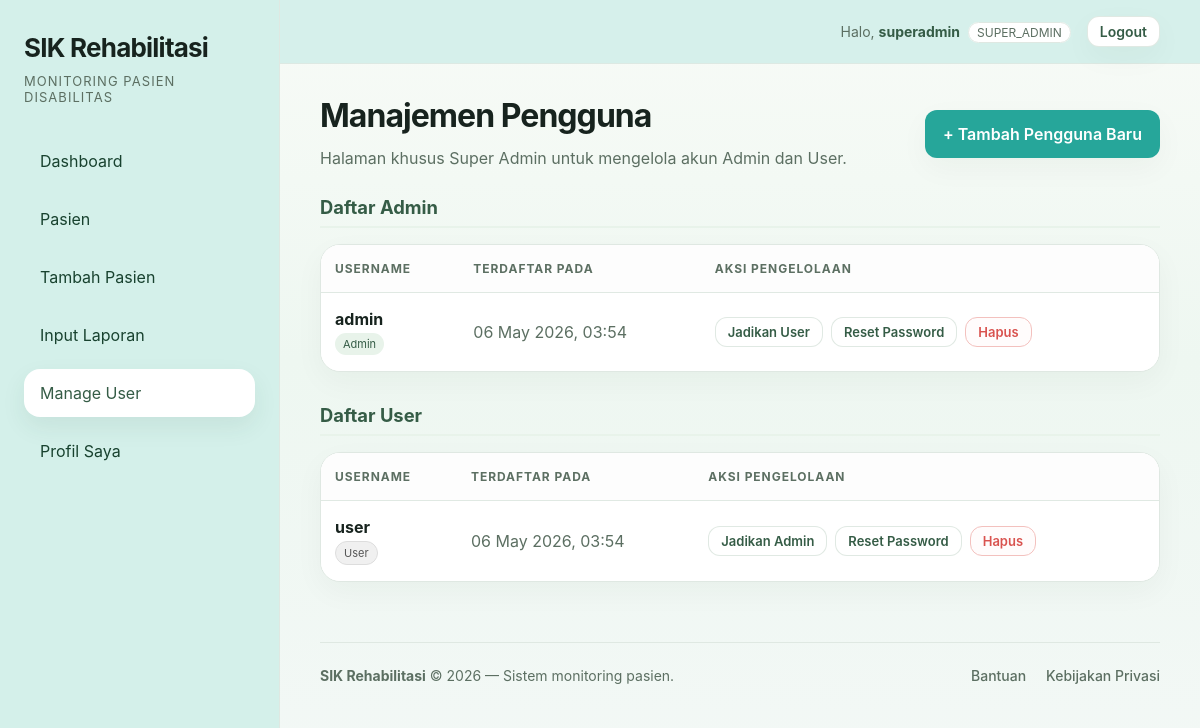
The page /manage-users.php (signed in) on the database its author committed.
### tables this page shows
CREATE TABLE IF NOT EXISTS users (
    id INT AUTO_INCREMENT PRIMARY KEY,
    username VARCHAR(50) NOT NULL UNIQUE,
    password VARCHAR(255) NOT NULL,
    role ENUM('super_admin', 'admin', 'user') NOT NULL DEFAULT 'user',
    patient_id INT DEFAULT NULL,
    created_at TIMESTAMP DEFAULT CURRENT_TIMESTAMP
);

### includes/functions.php (called while the page is built, shortened)
<?php
function h(?string $value): string
{
    return htmlspecialchars((string)$value, ENT_QUOTES, 'UTF-8');
}
?>

### manage-users.php (the view, shortened to what this page needs)
<?php
require 'includes/db.php';
require 'includes/functions.php';
$admins = $pdo->query("SELECT * FROM users WHERE role = 'admin' ORDER BY id DESC")->fetchAll();
$users = $pdo->query("SELECT * FROM users WHERE role = 'user' ORDER BY id DESC")->fetchAll();
require 'includes/header.php';
?>
<div style="display: flex; justify-content: space-between; align-items: center; flex-wrap: wrap; gap: 16px; margin-bottom: 24px;">
    <div class="page-title" style="margin-bottom: 0;">
        <h2>Manajemen Pengguna</h2>
        <p>Halaman khusus Super Admin untuk mengelola akun Admin dan User.</p>
    </div>
    <button class="btn btn-primary" onclick="openAddUserModal()" style="box-shadow: var(--shadow);">+ Tambah Pengguna Baru</button>
</div>
<section class="mt-18">
    <h3 class="section-title">Daftar Admin</h3>
    <div class="card" style="padding: 0; overflow: hidden;">
        <div class="table-wrapper" style="border: none; border-radius: 0;">
            <table class="table">
                <thead style="background: #fdfdfd;">
                    <tr>
                        <th>Username</th>
                        <th>Terdaftar Pada</th>
                        <th>Aksi Pengelolaan</th>
                    </tr>
                </thead>
                <tbody>
                    <?php if (empty($admins)): ?>
                        <tr><td colspan="3" style="text-align: center; color: var(--muted);">Tidak ada admin terdaftar.</td></tr>
                    <?php else: ?>
                        <?php foreach ($admins as $u): ?>
                        <tr>
                            <td>
                                <strong><?= h($u['username']) ?></strong><br>
                                <span class="badge" style="margin-top: 4px; padding: 4px 8px; font-size: 11px;">Admin</span>
                            </td>
                            <td class="muted"><?= h(date('d M Y, H:i', strtotime($u['created_at']))) ?></td>
                            <td>
                                <div style="display: flex; gap: 8px;">
                                    <form method="post" style="margin: 0;" onsubmit="return confirm('Turunkan pengguna ini menjadi User biasa?\nMereka tidak akan bisa menambah/mengubah data pasien lagi.')">
                                        <button type="submit" class="btn btn-secondary" style="padding: 6px 12px; font-size: 13px;">Jadikan User</button>
                                    </form>
                                    <button type="button" class="btn btn-secondary" style="padding: 6px 12px; font-size: 13px;" onclick="openPasswordModal(<?= $u['id'] ?>, '<?= h($u['username']) ?>')">Reset Password</button>
                                    <form method="post" style="margin: 0;" onsubmit="return confirm('PERINGATAN!\nAnda yakin ingin menghapus akun Admin ini secara permanen?')">
                                        <button type="submit" class="btn btn-secondary" style="padding: 6px 12px; font-size: 13px; color: var(--danger); border-color: #f3c1be; background: #fffcfc;">Hapus</button>
                                    </form>
                                </div>
                            </td>
                        </tr>
                        <?php endforeach; ?>
                    <?php endif; ?>
                </tbody>
            </table>
        </div>
    </div>
</section>
<section class="mt-18" style="margin-top: 32px;">
    <h3 class="section-title">Daftar User</h3>
    <div class="card" style="padding: 0; overflow: hidden;">
        <div class="table-wrapper" style="border: none; border-radius: 0;">
            <table class="table">
                <thead style="background: #fdfdfd;">
                    <tr>
                        <th>Username</th>
                        <th>Terdaftar Pada</th>
                        <th>Aksi Pengelolaan</th>
                    </tr>
                </thead>
                <tbody>
                    <?php if (empty($users)): ?>
                        <tr><td colspan="3" style="text-align: center; color: var(--muted);">Tidak ada user terdaftar.</td></tr>
                    <?php else: ?>
                        <?php foreach ($users as $u): ?>
                        <tr>
                            <td>
                                <strong><?= h($u['username']) ?></strong><br>
                                <span class="badge" style="margin-top: 4px; padding: 4px 8px; font-size: 11px; background: #f0f0f0; color: #555; border: 1px solid #ddd;">User</span>
                            </td>
                            <td class="muted"><?= h(date('d M Y, H:i', strtotime($u['created_at']))) ?></td>
                            <td>
                                <div style="display: flex; gap: 8px;">
                                    <form method="post" style="margin: 0;" onsubmit="return confirm('Naikkan pengguna ini menjadi Admin?\nMereka akan memiliki akses untuk menambah dan mengubah data medis.')">
                                        <button type="submit" class="btn btn-secondary" style="padding: 6px 12px; font-size: 13px;">Jadikan Admin</button>
                                    </form>
                                    <button type="button" class="btn btn-secondary" style="padding: 6px 12px; font-size: 13px;" onclick="openPasswordModal(<?= $u['id'] ?>, '<?= h($u['username']) ?>')">Reset Password</button>
                                    <form method="post" style="margin: 0;" onsubmit="return confirm('PERINGATAN!\nAnda yakin ingin menghapus akun User ini secara permanen?')">
                                        <button type="submit" class="btn btn-secondary" style="padding: 6px 12px; font-size: 13px; color: var(--danger); border-color: #f3c1be; background: #fffcfc;">Hapus</button>
                                    </form>
                                </div>
                            </td>
                        </tr>
                        <?php endforeach; ?>
                    <?php endif; ?>
                </tbody>
            </table>
        </div>
    </div>
</section>
<?php require 'includes/footer.php'; ?>

### css/style.css (style rules this page uses)
:root { --primary: #4a7d5d; --primary-dark: #355c46; --primary-light: #e8f3ea; --surface: #ffffff; --bg: #f7fbf8; --text: #17231e; --muted: #5c6f62; --border: #dfe8e2; --danger: #d9534f; --warning: #eb9a3d; --success: #2d8b55; --shadow: 0 10px 30px rgba(23, 39, 31, 0.04); }
* { box-sizing: border-box; }
html { scroll-behavior: smooth; }
body { margin: 0; min-height: 100vh; font-family: 'Inter', system-ui, -apple-system, BlinkMacSystemFont, 'Segoe UI', sans-serif; background: linear-gradient(180deg, #f8fbf7 0%, #eef7f1 45%, #f3f8f6 100%); color: var(--text); }
button, input, select, textarea { font: inherit; }
.main > * { animation: fadeInUp 0.5s cubic-bezier(0.2, 0.8, 0.2, 1) backwards; }
.main > *:nth-child(2) { animation-delay: 0.2s; }
.main > *:nth-child(3) { animation-delay: 0.3s; }
.main > *:nth-child(4) { animation-delay: 0.4s; }
.page-title h2 { margin: 0; font-size: clamp(2rem, 2.6vw, 3rem); letter-spacing: -0.03em; }
.page-title p { margin: 10px 0 0; color: var(--muted); max-width: 680px; line-height: 1.7; }
.badge { display: inline-flex; align-items: center; gap: 8px; padding: 8px 14px; border-radius: 999px; font-size: 13px; background: var(--primary-light); color: var(--primary-dark); }
.card { background: var(--surface); border: 1px solid var(--border); border-radius: 20px; padding: 28px; box-shadow: var(--shadow); transition: transform 0.3s ease, box-shadow 0.3s ease; }
.muted { color: var(--muted); }
.table-wrapper { overflow-x: auto; background: var(--surface); border-radius: 16px; border: 1px solid var(--border); }
.table { width: 100%; min-width: 720px; border-collapse: separate; border-spacing: 0; }
.table th, .table td { padding: 16px 14px; border-bottom: 1px solid rgba(223, 232, 226, 0.95); text-align: left; }
.table tbody tr:last-child td { border-bottom: none; }
.table th { color: var(--muted); font-size: 12px; text-transform: uppercase; letter-spacing: 0.08em; }
.section-title { font-size: 1.15rem; color: var(--primary-dark); margin: 24px 0 16px; border-bottom: 2px solid var(--primary-light); padding-bottom: 8px; }
.section-title:first-child { margin-top: 0; }
.btn { border: 0; border-radius: 12px; padding: 14px 18px; font-weight: 600; cursor: pointer; transition: transform 0.2s ease, background 0.2s ease, box-shadow 0.2s ease; }
.btn-primary { background: #26a69a; color: white; box-shadow: 0 14px 24px rgba(38, 166, 154, 0.25); }
.btn-secondary { background: #ffffff; border: 1px solid rgba(223, 232, 226, 0.95); color: var(--primary-dark); }
.mt-18 { margin-top: 18px; }

### rows shown on the page
users: username "admin", created_at "06 May 2026, 03:54"
users: username "user", created_at "06 May 2026, 03:54"

### other values the page prints
$_SESSION['username'] "superadmin"
$_SESSION['role'] "SUPER_ADMIN"
